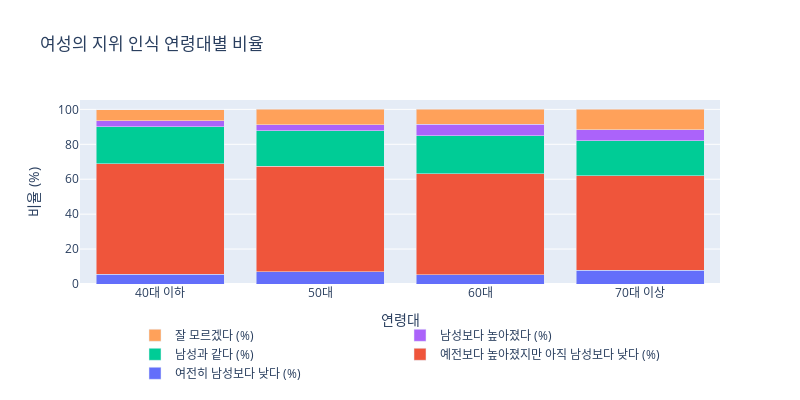

Source (notebook cell):
### Code cell
fig = go.Figure()

for column in values.columns:
    fig.add_trace(go.Bar(
        x=age_groups,
        y=values[column],
        name=column
    ))
    
fig.update_layout(
    title='여성의 지위 인식 연령대별 비율',
    xaxis_title='연령대',
    yaxis_title='비율 (%)',
    barmode='stack',width=800,height=400,
    legend=dict(
        orientation="h",
        yanchor="top",
        y=-0.2, 
        xanchor="center",
        x=0.5
    )
)

fig

### Figure 1 — Plotly figure (JSON) as saved in the notebook; plotly's stock layout.template omitted (floating-point values rounded to 4 significant figures)
{"data": [{"name": "여전히 남성보다 낮다 (%)", "type": "bar", "x": ["40대 이하", "50대", "60대", "70대 이상"], "y": [5.5, 7.1, 5.4, 7.8]}, {"name": "예전보다 높아졌지만 아직 남성보다 낮다 (%)", "type": "bar", "x": ["40대 이하", "50대", "60대", "70대 이상"], "y": [63.5, 60.2, 57.6, 54.1]}, {"name": "남성과 같다 (%)", "type": "bar", "x": ["40대 이하", "50대", "60대", "70대 이상"], "y": [21.1, 20.4, 22, 20]}, {"name": "남성보다 높아졌다 (%)", "type": "bar", "x": ["40대 이하", "50대", "60대", "70대 이상"], "y": [3.3, 3.4, 6.5, 6.5]}, {"name": "잘 모르겠다 (%)", "type": "bar", "x": ["40대 이하", "50대", "60대", "70대 이상"], "y": [6.5, 9, 8.6, 11.6]}], "layout": {"barmode": "stack", "height": 400, "legend": {"orientation": "h", "x": 0.5, "xanchor": "center", "y": -0.2, "yanchor": "top"}, "title": {"text": "여성의 지위 인식 연령대별 비율"}, "width": 800, "xaxis": {"autorange": true, "range": [-0.5, 3.5], "title": {"text": "연령대"}, "type": "category"}, "yaxis": {"autorange": true, "range": [0, 105.4], "title": {"text": "비율 (%)"}, "type": "linear"}}}
